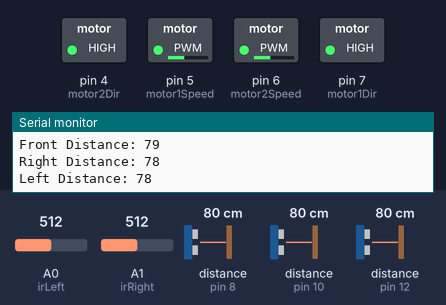
Recording of a sketch running on a simulated Arduino Uno, built with avr-gcc and run on an emulated ATmega328P. Parts: switched loads named in the sketch (green lamp = pin HIGH), the last lines printed to the serial monitor. Wiring (inferred from the names in the program): 3 × ultrasonic range finder: trigger pin 9, echo pin 8 / trigger pin 11, echo pin 10 / trigger pin 13, echo pin 12. Inputs (shaded band) come from the test bench; at power-on: A0 (irLeft) = 512, distance to the obstacle (sensors on pin 10, pin 8, pin 12) 80 cm, A1 (irRight) = 512. The echo pulse lasts 58.3 µs per cm; pins used as bus, display or sensor lines are not drawn.

Above: at 4.2 s.
4.3 s: A0 (irLeft) set to 54
5.8 s: A0 (irLeft) set to 45
At 6.5 s:
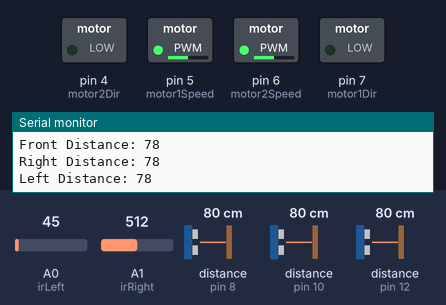
11.8 s: A0 (irLeft) set to 306
At 12.6 s:
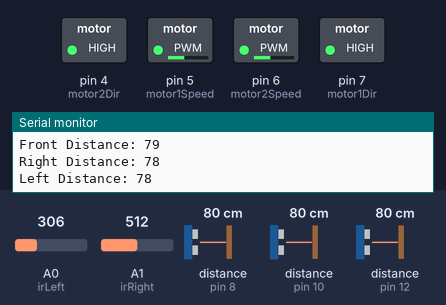
13.3 s: distance to the obstacle (sensor on pin 10) set to 34 cm
16.3 s: distance to the obstacle (sensor on pin 10) set to 28 cm
At 17.1 s:
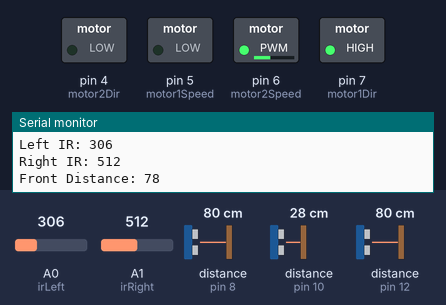
Timing chart, 0 to 18.8 s (numbered marks = the images above; inputs shaded):
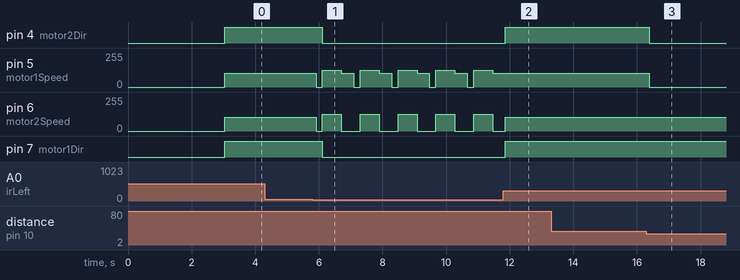

Measured:
- the behaviour switches between 50 and 49 on A0 (irLeft) (found by bisection; images 0 and 1)
- the behaviour switches between 31 and 30 cm on distance to the obstacle (sensor on pin 10) (found by bisection; images 2 and 3)
- after the input at 5.8 s, pin 4 (motor2Dir), pin 7 (motor1Dir): HIGH → LOW after 0.31 s; pin 5 (motor1Speed): 102/255 → 0/255 after 0.11 s, then repeats every 1.2 s: 127/255 0.60 s, 102/255 0.39 s, 0/255 0.20 s; pin 6 (motor2Speed): 102/255 → 0/255 after 0.11 s, then repeats every 1.2 s: 127/255 0.60 s, 0/255 0.59 s
- after the input at 11.8 s, pin 4 (motor2Dir), pin 7 (motor1Dir): LOW → HIGH after 0.06 s; pin 5 (motor1Speed): stops changing and stays 102/255
- after the input at 16.3 s, pin 4 (motor2Dir): HIGH → LOW after 0.09 s; pin 5 (motor1Speed): 102/255 → 0/255 after 0.09 s

The sketch:

code.ino
```cpp
//test github update

#include <Arduino.h>

// Motor Control Pins (MDDS10)
int motor1Speed = 5;  // Motor 1 Speed Control (AN1)
int motor1Dir = 7;    // Motor 1 Direction Control (DIG1)
int motor2Speed = 6;  // Motor 2 Speed Control (AN2)
int motor2Dir = 4;    // Motor 2 Direction Control (DIG2)

// IR Sensor Pins
int irLeft = A0;      // Left IR sensor
int irRight = A1;     // Right IR sensor
int irBack = A2;     // Back IR sensor

// Ultrasonic Sensor Pins
int trigPin = 13;     // Trigger pin (Front)
int echoPin = 12;     // Echo pin (Front)
int trigPin1 = 9;     // Trigger pin (Right)
int echoPin1 = 8;     // Echo pin (Right)
int trigPin2 = 11;    // Trigger pin (Left)
int echoPin2 = 10;    // Echo pin (Left)

// Constants
const int IR_THRESHOLD = 50;          // Threshold for detecting white color
const int ULTRASONIC_THRESHOLD = 50;   // Distance (cm) to detect enemy robot (Front)
const int ULTRASONIC_THRESHOLD1 = 30;  // Distance (cm) to detect enemy robot (Right)
const int ULTRASONIC_THRESHOLD2 = 30;  // Distance (cm) to detect enemy robot (Left)
const int SPEED_FORWARD = 102;          // Forward speed 40%
const int SPEED_BACKWARD = 127.5;         // Backward speed 50%
const int SPEED_ENEMY = 127.5;            // Speed toward enemy 50%
const int SPEED_LEFT = 102;             // Speed for turning left 40%
const int SPEED_RIGHT = 102;            // Speed for turning right 40%

void setup() {
  // Initialize Serial Communication
  Serial.begin(9600);
  Serial.println("Waiting 3 seconds before starting...");

  // Motor Control Pins
  pinMode(motor1Speed, OUTPUT);
  pinMode(motor1Dir, OUTPUT);
  pinMode(motor2Speed, OUTPUT);
  pinMode(motor2Dir, OUTPUT);

  // IR Sensor Pins
  pinMode(irLeft, INPUT);
  pinMode(irRight, INPUT);
  //pinMode(irBack, INPUT);

  // Ultrasonic Sensor Pins
  pinMode(trigPin, OUTPUT);
  pinMode(echoPin, INPUT);
  pinMode(trigPin1, OUTPUT);
  pinMode(echoPin1, INPUT);
  pinMode(trigPin2, OUTPUT);
  pinMode(echoPin2, INPUT);

  // Delay before starting
  delay(3000);
}

void loop() {
  // Read IR sensors
  int leftIR = analogRead(irLeft);
  int rightIR = analogRead(irRight);
  //int backIR = analogRead(irBack);

  // Read distances from ultrasonic sensors
  int distanceFront = readUltrasonicDistance(trigPin, echoPin);
  int distanceRight = readUltrasonicDistance(trigPin1, echoPin1);
  int distanceLeft = readUltrasonicDistance(trigPin2, echoPin2);

  // Debugging output
  Serial.print("Left IR: ");
  Serial.println(leftIR);
  Serial.print("Right IR: ");
  //Serial.println(backIR);
  //Serial.print("Back IR: ");
  Serial.println(rightIR);
  Serial.print("Front Distance: ");
  Serial.println(distanceFront);
  Serial.print("Right Distance: ");
  Serial.println(distanceRight);
  Serial.print("Left Distance: ");
  Serial.println(distanceLeft);

  // Edge detection logic
  if (leftIR < IR_THRESHOLD) {
    stopMotors();
    delay(200);
    moveBackward(SPEED_BACKWARD);
    delay(600);
    turnRight(SPEED_RIGHT);
    delay(300);
    Serial.println("Edge detected on left! Turning right.");
  } else if (rightIR < IR_THRESHOLD) {
    stopMotors();
    delay(200);
    moveBackward(SPEED_BACKWARD);
    delay(600);
    turnLeft(SPEED_LEFT);
    delay(300);
    Serial.println("Edge detected on right! Turning left.");
  } //else if (backIR < IR_THRESHOLD) {
    //stopMotors();
    //delay(200);
    //moveForward(SPEED_FORWARD);
    //delay(300);
    //Serial.println("Edge detected on the back! Move forward.");
  //}
  // Enemy detection logic
  else if (distanceFront > 0 && distanceFront < ULTRASONIC_THRESHOLD) {
    moveForward(SPEED_ENEMY);
    Serial.println("Enemy detected ahead! Moving toward enemy.");
  } else if (distanceRight > 0 && distanceRight < ULTRASONIC_THRESHOLD1) {
    stopMotors();
    turnRight(SPEED_RIGHT);
    delay(3000);
    Serial.println("Enemy detected on right! Turning toward enemy.");
  } else if (distanceLeft > 0 && distanceLeft < ULTRASONIC_THRESHOLD2) {
    stopMotors();
    turnLeft(SPEED_LEFT);
    Serial.println("Enemy detected on left! Turning toward enemy.");
  } else {
    moveForward(SPEED_FORWARD);
    Serial.println("No edge or enemy detected. Moving forward.");
  }

  delay(50);  // Small delay for stability
}

// Function to read ultrasonic distance
int readUltrasonicDistance(int trigPin, int echoPin) {
  digitalWrite(trigPin, LOW);
  delayMicroseconds(2);
  digitalWrite(trigPin, HIGH);
  delayMicroseconds(10);
  digitalWrite(trigPin, LOW);

  long duration = pulseIn(echoPin, HIGH); // Measure echo duration
  return duration * 0.034 / 2;            // Convert to distance in cm
}

// Motor control functions
void moveForward(int speed) {
  analogWrite(motor1Speed, speed);
  digitalWrite(motor1Dir, HIGH);
  analogWrite(motor2Speed, speed);
  digitalWrite(motor2Dir, HIGH);
}

void moveBackward(int speed) {
  analogWrite(motor1Speed, speed);
  digitalWrite(motor1Dir, LOW);
  analogWrite(motor2Speed, speed);
  digitalWrite(motor2Dir, LOW);
}

void turnLeft(int speed) {
  analogWrite(motor1Speed, 0); // Left motor backward
  //digitalWrite(motor1Dir, HIGH);
  analogWrite(motor2Speed, speed); // Right motor forward
  digitalWrite(motor2Dir, LOW);
}

void turnRight(int speed) {
  analogWrite(motor1Speed, speed); // Left motor forward
  digitalWrite(motor1Dir, LOW);
  analogWrite(motor2Speed, 0); // Right motor backward
  //digitalWrite(motor2Dir, HIGH);
}

void stopMotors() {
  analogWrite(motor1Speed, 0);
  analogWrite(motor2Speed, 0);
}
```
